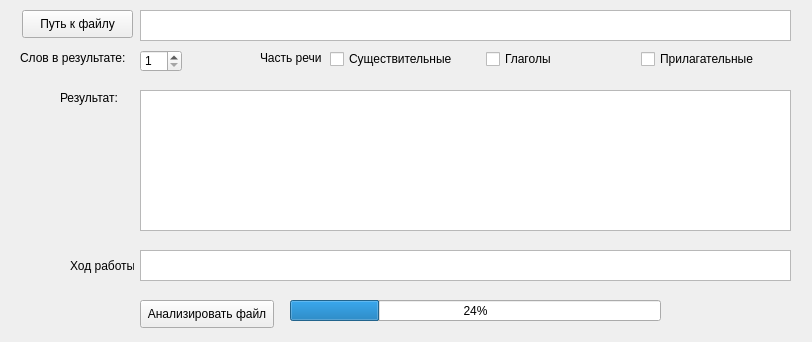
<?xml version="1.0" encoding="UTF-8"?>
<ui version="4.0">
 <class>MainWindow</class>
 <widget class="QMainWindow" name="MainWindow">
  <property name="geometry">
   <rect>
    <x>0</x>
    <y>0</y>
    <width>812</width>
    <height>342</height>
   </rect>
  </property>
  <property name="windowTitle">
   <string>MainWindow</string>
  </property>
  <widget class="QWidget" name="centralwidget">
   <widget class="QSpinBox" name="spinBox">
    <property name="geometry">
     <rect>
      <x>140</x>
      <y>50</y>
      <width>42</width>
      <height>22</height>
     </rect>
    </property>
    <property name="minimum">
     <number>1</number>
    </property>
    <property name="maximum">
     <number>99</number>
    </property>
   </widget>
   <widget class="QLabel" name="label_2">
    <property name="geometry">
     <rect>
      <x>20</x>
      <y>50</y>
      <width>108</width>
      <height>16</height>
     </rect>
    </property>
    <property name="text">
     <string>Слов в результате:</string>
    </property>
   </widget>
   <widget class="QListWidget" name="listWidget">
    <property name="geometry">
     <rect>
      <x>140</x>
      <y>90</y>
      <width>651</width>
      <height>141</height>
     </rect>
    </property>
   </widget>
   <widget class="QLabel" name="label_3">
    <property name="geometry">
     <rect>
      <x>60</x>
      <y>90</y>
      <width>61</width>
      <height>16</height>
     </rect>
    </property>
    <property name="text">
     <string>Результат:</string>
    </property>
   </widget>
   <widget class="QPushButton" name="start">
    <property name="geometry">
     <rect>
      <x>140</x>
      <y>300</y>
      <width>134</width>
      <height>28</height>
     </rect>
    </property>
    <property name="text">
     <string>Анализировать файл</string>
    </property>
   </widget>
   <widget class="QPushButton" name="choose_file">
    <property name="geometry">
     <rect>
      <x>22</x>
      <y>10</y>
      <width>111</width>
      <height>28</height>
     </rect>
    </property>
    <property name="text">
     <string>Путь к файлу</string>
    </property>
   </widget>
   <widget class="QTextEdit" name="file_path">
    <property name="geometry">
     <rect>
      <x>140</x>
      <y>10</y>
      <width>651</width>
      <height>31</height>
     </rect>
    </property>
   </widget>
   <widget class="QWidget" name="horizontalLayoutWidget">
    <property name="geometry">
     <rect>
      <x>330</x>
      <y>39</y>
      <width>461</width>
      <height>41</height>
     </rect>
    </property>
    <layout class="QHBoxLayout" name="horizontalLayout">
     <item>
      <widget class="QCheckBox" name="checkBox_noun">
       <property name="text">
        <string>Существительные</string>
       </property>
      </widget>
     </item>
     <item>
      <widget class="QCheckBox" name="checkBox_verb">
       <property name="text">
        <string>Глаголы</string>
       </property>
      </widget>
     </item>
     <item>
      <widget class="QCheckBox" name="checkBox_adjective">
       <property name="text">
        <string>Прилагательные</string>
       </property>
      </widget>
     </item>
    </layout>
   </widget>
   <widget class="QLabel" name="label">
    <property name="geometry">
     <rect>
      <x>260</x>
      <y>42</y>
      <width>61</width>
      <height>31</height>
     </rect>
    </property>
    <property name="text">
     <string>Часть речи:</string>
    </property>
   </widget>
   <widget class="QProgressBar" name="progressBar">
    <property name="geometry">
     <rect>
      <x>290</x>
      <y>300</y>
      <width>371</width>
      <height>21</height>
     </rect>
    </property>
    <property name="value">
     <number>24</number>
    </property>
   </widget>
   <widget class="QListWidget" name="messages">
    <property name="geometry">
     <rect>
      <x>140</x>
      <y>250</y>
      <width>651</width>
      <height>31</height>
     </rect>
    </property>
   </widget>
   <widget class="QLabel" name="label_4">
    <property name="geometry">
     <rect>
      <x>70</x>
      <y>250</y>
      <width>64</width>
      <height>31</height>
     </rect>
    </property>
    <property name="text">
     <string>Ход работы:</string>
    </property>
   </widget>
  </widget>
 </widget>
 <resources/>
 <connections/>
</ui>
